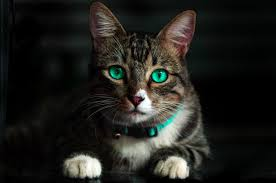
#> input picture cat.jpeg, 276 x 183 px
$ python mask.py --image cat.jpeg
#> lines starting #> are read from the running program, lines starting #| are printed output that depends on the picture; after the words box and inside, x2 and y2 are one past the last pixel; in counts of white or black regions, pixels touching at a corner belong together
import numpy as np
import argparse
import cv2

# Fetching the arguments and save in dictionary
ap = argparse.ArgumentParser()
ap.add_argument("-i","--image", required = True, help = "Enter path to the image")
args = vars(ap.parse_args())

#loading and converting the image into numpy array
image = cv2.imread(args["image"])
#> image is the input picture: shape (183, 276, 3); mean B, G, R 28.3, 32.1, 32.1
cv2.imshow("Original Image", image)
cv2.waitKey(0)

# create numpy array filled with zeros with exact width and height
# create a rectangular mask
mask = np.zeros(image.shape[:2], dtype = "uint8")
(cX, cY) = (image.shape[1]//2,image.shape[0]//2)
#> cX = 138; cY = 91
cv2.rectangle(mask,(cX - 50, cY - 50), (cX + 50, cY + 50), 255, -1)
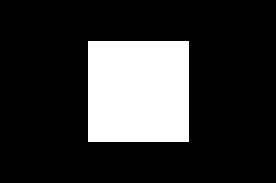
#> mask: shape (183, 276); 20.2% white; 1 white region, box (x1, y1, x2, y2) and area: (88, 41, 189, 142) 10201
cv2.imshow("Mask", mask)

masked = cv2.bitwise_and(image, image, mask = mask)
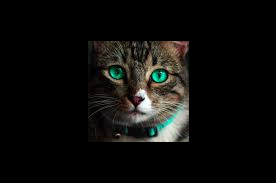
#> masked: shape (183, 276, 3); mean B, G, R 12.1, 14, 14.2
cv2.imshow("Masked Image", masked)
cv2.waitKey(0)


# create numpy array filled with zeros with exact width and height
# create a circular mask
mask = np.zeros(image.shape[:2], dtype = "uint8")
(cX, cY) = (image.shape[1]//2,image.shape[0]//2)
cv2.circle(mask,(cX, cY), 50, 255, -1)
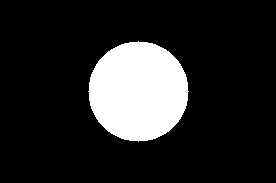
#> mask: shape (183, 276); 15.5% white; 1 white region, box (x1, y1, x2, y2) and area: (88, 41, 189, 142) 7845
cv2.imshow("Mask", mask)

masked = cv2.bitwise_and(image, image, mask = mask)
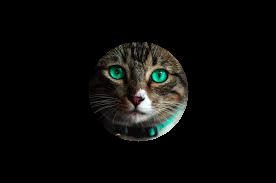
#> masked: shape (183, 276, 3); mean B, G, R 9.5, 11, 10.9
cv2.imshow("Masked Image", masked)
cv2.waitKey(0)
